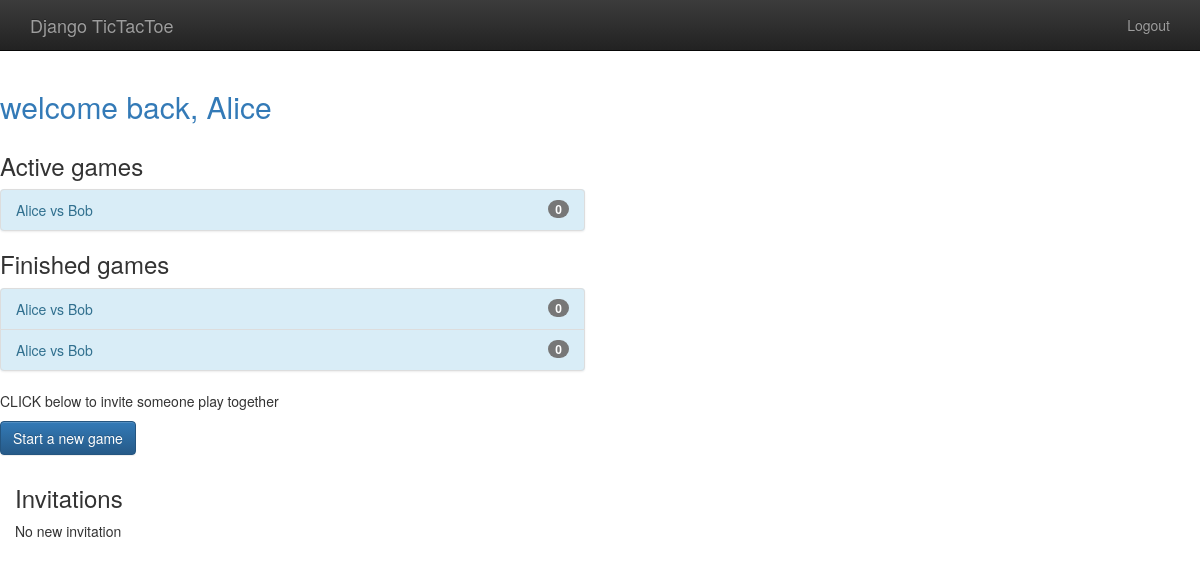
Page /player/home (signed in) on the earlier database version.
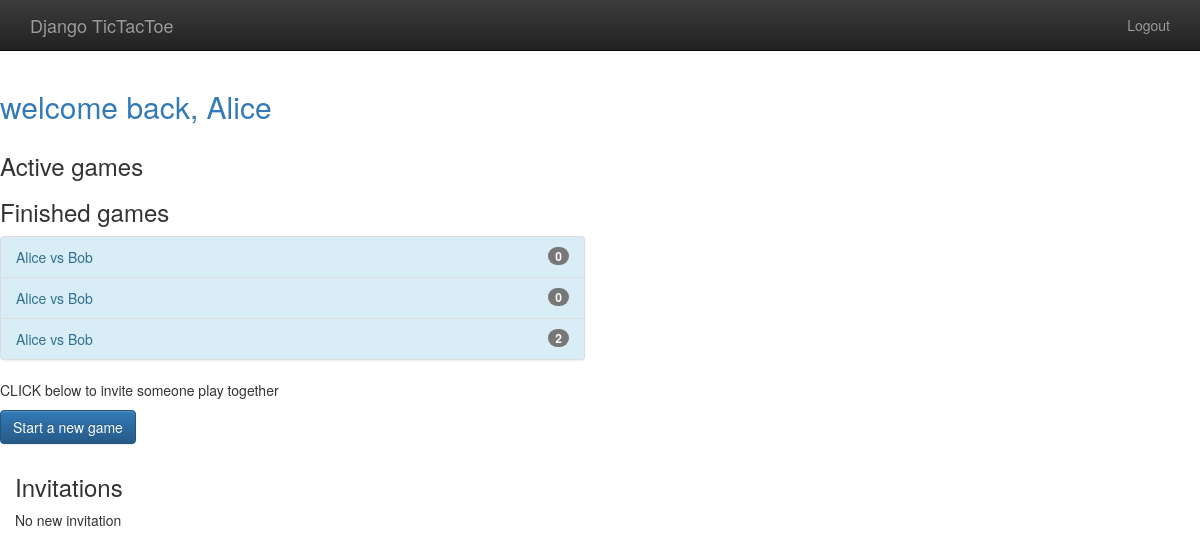
Same page on the later database version.
### gameplay/models.py (models this page shows, shortened)
class Game(models.Model):
    first_player = models.ForeignKey(User, related_name="games_first_player", on_delete=models.CASCADE)
    second_player = models.ForeignKey(User, related_name="games_second_player", on_delete=models.CASCADE)
    start_time = models.DateTimeField(auto_now_add=True)
    last_active = models.DateTimeField(auto_now=True)
    status = models.CharField(max_length=1, default='F', choices=GAME_STATUS_CHOICES)
    objects = GamesQuerySet.as_manager()
    def get_absolute_url(self):
        return reverse("gameplay_detail", args=[self.id])
    def __str__(self):
        return f"{self.first_player} vs {self.second_player}"

### player/views.py (the view)
# urls.py: path('home', home, name="player_home"),
@login_required()
def home(request):
    my_games = Game.objects.games_for_user(request.user)
    active_games = my_games.active()
    finished_games = my_games.difference(active_games)
    invitations = request.user.invitation_received.all()
    return render(request, "player/home.html",
                {'active_games': active_games,
                'finished_games':finished_games,
                'invitations': invitations})

### gameplay/models.py (called while the page is built)
    def games_for_user(self, user):
        return self.filter(
            Q(first_player=user) or Q(second_player=user)
        )

    def active(self):
        return self.filter(
            Q(status='F') or Q(status='S')
        )

### templates/player/home.html (shortened to what this page needs)
{% extends "base.html" %}
{% load static %}
{% block content %}
    <h2 class="text-primary">welcome back, {{ user.username }} </h2>
    <div class="row">
        <div class="col-md-6">
            <h3>Active games</h3>
            {% include "player/game_list_snippets.html" with games_list=active_games %}
            <h3>Finished games</h3>
            {% include "player/game_list_snippets.html" with games_list=finished_games %}
            <p>CLICK below to invite someone play together</p>
            <p>
                <a class="btn btn-primary" href="{% url 'player_new_invitation' %}">Start a new game</a>
            </p>
        </div>
    </div>
    <div class="col-md-6">
        <h3>Invitations</h3>
        {% if invitations %}
            <div class="list-group">
                {% for inv in invitations %}
                    <a class="list-group-item" href="{% url 'player_accept_invitation' id=inv.id %}">
                        {{ inv.from_user.username }} has invited you to play together
                    </a>
                {% endfor %}
            </div>
        {% else %}
            <p>No new invitation</p>
        {% endif %}
    </div>
{% endblock %}

### templates/base.html (shortened to what this page needs)
{% load static %}
<!doctype html>
<html class="no-js" lang="">
    <head>
        {% block styling %}
          <link rel="stylesheet" href="{% static 'css/bootstrap.min.css' %}">
          <link rel="stylesheet" href="{% static 'css/bootstrap-theme.min.css' %}">
          <link rel="stylesheet" href="{% static 'css/main.css' %}">
        {% endblock styling %}
        <link rel="stylesheet" href="{% static 'css/bootstrap.min.css' %}">
        <link rel="stylesheet" href="{% static 'css/bootstrap-theme.min.css' %}">
        <link rel="stylesheet" href="{% static 'css/main.css' %}">
    </head>
    <body>
    <nav class="navbar navbar-inverse navbar-fixed-top" role="navigation">
      <div class="container">
        <div class="navbar-header">
          <a class="navbar-brand" href="/">Django TicTacToe</a>
        </div>
        <ul class="nav navbar-nav navbar-right">
          {% if user.is_authenticated %}
            <li><a href="{% url 'player_logout' %}">Logout</a> </li>
          {% else %}
            <li><a href="{% url 'player_login' %}" >Login</a></li>
          {% endif %}
        </ul>
      </div>
    </nav>
    <div class="'container">
      {% block content %}
      {% endblock %}
    </div>
    </body>
</html>

### templates/player/game_list_snippets.html (shortened to what this page needs)
{% if games_list %}
    <div class="list-group bg-info">
        {% for game in games_list %}
            <a class="list-group-item list-group-item-info"
            href="{{ game.get_absolute_url }}">
                {{game}}
                <span class="badge"> {{game.move_set.count}} </span>
            </a>
        {% endfor %}
    </div>
{% endif %}

### templates/base.html (style rules this page uses)
body { padding-top: 70px; padding-bottom: 20px }
body { padding-top: 70px; padding-bottom: 20px; }

Differences in the rows shown:
changed Game (number 3 of 3 on the later page): move_set.count "0" → "2"; moves down the list
